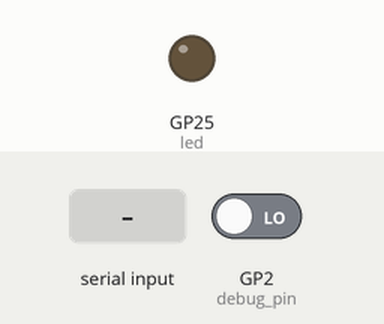
The program below on a simulated Raspberry Pi Pico running MicroPython. Shown: output pins drawn as LEDs (lit = HIGH). The test bench sets the inputs (shaded band); at power-on: GP2 (debug_pin) LOW. What the program prints to the serial console is not drawn.

Above: at 1.2 s.
1.3 s: GP2 (debug_pin) driven HIGH
At 1.9 s:
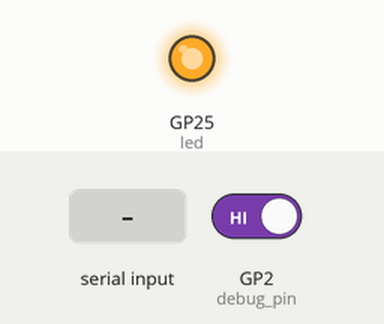
2.8 s: "1\n" received over the second serial link
Timing chart, 0 to 5.8 s (numbered marks = the images above; inputs shaded):
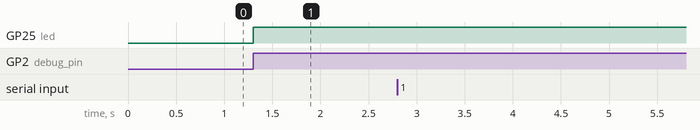

Measured:
- after the input at 1.3 s, GP25 (led): LOW → HIGH at once
- after the input at 2.8 s, every drawn part: stays the same

The program:

blink.py
```python
from machine import UART, Pin
import sys
import utime

# --- UART RX setup ---
uart = UART(0, baudrate=300, tx=Pin(0), rx=Pin(1))

# --- Debug pin setup ---
debug_pin = Pin(2, Pin.IN)

# --- Onboard LED ---
led = Pin("LED", Pin.OUT)

# Track last state to detect rising edge
last_debug = debug_pin.value()

while True:
    # --- UART data ---
    if uart.any():
        try:
            line = uart.readline()
            if line:
                sys.stdout.write(line.decode('utf-8'))
        except Exception as e:
            pass

    # --- Debug pin toggles LED ---
    current_debug = debug_pin.value()
    if current_debug == 1 and last_debug == 0:
        # Rising edge detected
        led.toggle()
    last_debug = current_debug

    utime.sleep(0.001)  # small delay
```
